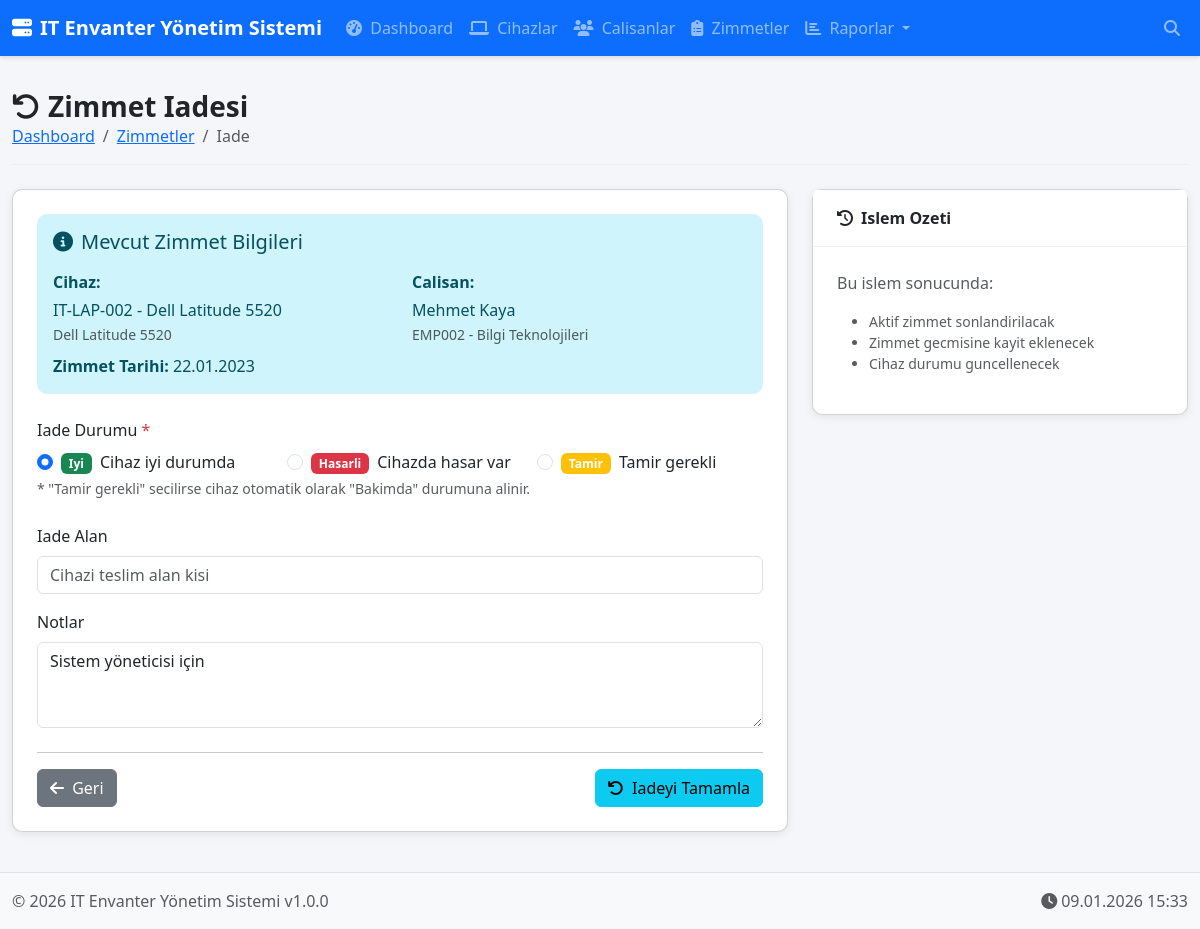
The page /assignment_return.php?device_id=2 on the database its author committed.
### tables this page shows
CREATE TABLE assignments (
    id INT AUTO_INCREMENT PRIMARY KEY,
    device_id INT NOT NULL,
    employee_id INT NOT NULL,
    assigned_date DATE NOT NULL,
    expected_return_date DATE,
    notes TEXT,
    assigned_by VARCHAR(100),
    created_at TIMESTAMP DEFAULT CURRENT_TIMESTAMP,
    FOREIGN KEY (device_id) REFERENCES devices(id) ON DELETE CASCADE,
    FOREIGN KEY (employee_id) REFERENCES employees(id) ON DELETE CASCADE,
    UNIQUE KEY unique_device_assignment (device_id)
);

CREATE TABLE devices (
    id INT AUTO_INCREMENT PRIMARY KEY,
    asset_tag VARCHAR(50) UNIQUE NOT NULL,
    name VARCHAR(100) NOT NULL,
    category_id INT,
    brand VARCHAR(50),
    model VARCHAR(100),
    serial_number VARCHAR(100) UNIQUE,
    purchase_date DATE,
    purchase_price DECIMAL(10,2),
    warranty_end_date DATE,
    status ENUM('available', 'assigned', 'maintenance', 'retired', 'lost') DEFAULT 'available',
    specifications TEXT,
    notes TEXT,
    created_at TIMESTAMP DEFAULT CURRENT_TIMESTAMP,
    updated_at TIMESTAMP DEFAULT CURRENT_TIMESTAMP ON UPDATE CURRENT_TIMESTAMP,
    FOREIGN KEY (category_id) REFERENCES device_categories(id) ON DELETE SET NULL
);

CREATE TABLE employees (
    id INT AUTO_INCREMENT PRIMARY KEY,
    employee_no VARCHAR(20) UNIQUE NOT NULL,
    first_name VARCHAR(50) NOT NULL,
    last_name VARCHAR(50) NOT NULL,
    email VARCHAR(100) UNIQUE NOT NULL,
    phone VARCHAR(20),
    department_id INT,
    position VARCHAR(100),
    hire_date DATE,
    status ENUM('active', 'inactive', 'on_leave') DEFAULT 'active',
    created_at TIMESTAMP DEFAULT CURRENT_TIMESTAMP,
    updated_at TIMESTAMP DEFAULT CURRENT_TIMESTAMP ON UPDATE CURRENT_TIMESTAMP,
    FOREIGN KEY (department_id) REFERENCES departments(id) ON DELETE SET NULL
);

CREATE TABLE departments (
    id INT AUTO_INCREMENT PRIMARY KEY,
    name VARCHAR(100) NOT NULL,
    description TEXT,
    created_at TIMESTAMP DEFAULT CURRENT_TIMESTAMP
);

### includes/Database.php (called while the page is built, shortened)
<?php
class Database {
    private static $instance = null;
    private $connection;
    private function __construct() {
        try {
            $dsn = "mysql:host=" . DB_HOST . ";dbname=" . DB_NAME . ";charset=" . DB_CHARSET;
            $options = [
                PDO::ATTR_ERRMODE => PDO::ERRMODE_EXCEPTION,
                PDO::ATTR_DEFAULT_FETCH_MODE => PDO::FETCH_ASSOC,
                PDO::ATTR_EMULATE_PREPARES => false,
            ];
            $this->connection = new PDO($dsn, DB_USER, DB_PASS, $options);
        } catch (PDOException $e) {
            die("Veritabanı bağlantı hatası: " . $e->getMessage());
        }
    }
    public static function getInstance() {
        if (self::$instance === null) {
            self::$instance = new self();
        }
        return self::$instance;
    }
    public function query($sql, $params = []) {
        $stmt = $this->connection->prepare($sql);
        $stmt->execute($params);
        return $stmt;
    }
    public function fetch($sql, $params = []) {
        return $this->query($sql, $params)->fetch();
    }
}

### assignment_return.php (the view, shortened to what this page needs)
<?php
require_once 'includes/header.php';
$deviceId = $_GET['device_id'] ?? 0;
$assignment = $db->fetch("
    SELECT a.*, d.asset_tag, d.name as device_name, d.brand, d.model,
           CONCAT(e.first_name, ' ', e.last_name) as employee_name, e.employee_no,
           dep.name as department
    FROM assignments a
    JOIN devices d ON a.device_id = d.id
    JOIN employees e ON a.employee_id = e.id
    LEFT JOIN departments dep ON e.department_id = dep.id
    WHERE a.device_id = ?
", [$deviceId]);
?>
<div class="page-header">
    <h1><i class="fas fa-undo me-2"></i>Zimmet Iadesi</h1>
    <nav aria-label="breadcrumb">
        <ol class="breadcrumb">
            <li class="breadcrumb-item"><a href="index.php">Dashboard</a></li>
            <li class="breadcrumb-item"><a href="assignments.php">Zimmetler</a></li>
            <li class="breadcrumb-item active">Iade</li>
        </ol>
    </nav>
</div>
<div class="row">
    <div class="col-lg-8">
        <div class="card content-card">
            <div class="card-body">
                <div class="alert alert-info">
                    <h5><i class="fas fa-info-circle me-2"></i>Mevcut Zimmet Bilgileri</h5>
                    <div class="row mt-3">
                        <div class="col-md-6">
                            <p class="mb-1"><strong>Cihaz:</strong></p>
                            <p class="mb-2">
                                <?= htmlspecialchars($assignment['asset_tag']) ?> - <?= htmlspecialchars($assignment['device_name']) ?><br>
                                <small class="text-muted"><?= htmlspecialchars($assignment['brand'] . ' ' . $assignment['model']) ?></small>
                            </p>
                        </div>
                        <div class="col-md-6">
                            <p class="mb-1"><strong>Calisan:</strong></p>
                            <p class="mb-2">
                                <?= htmlspecialchars($assignment['employee_name']) ?><br>
                                <small class="text-muted"><?= htmlspecialchars($assignment['employee_no']) ?> - <?= htmlspecialchars($assignment['department'] ?? '-') ?></small>
                            </p>
                        </div>
                    </div>
                    <p class="mb-0">
                        <strong>Zimmet Tarihi:</strong> <?= date('d.m.Y', strtotime($assignment['assigned_date'])) ?>
                    </p>
                </div>
                <form method="POST" class="mt-4">
                    <div class="mb-4">
                        <label class="form-label">Iade Durumu <span class="text-danger">*</span></label>
                        <div class="row">
                            <div class="col-md-4">
                                <div class="form-check">
                                    <input class="form-check-input" type="radio" name="return_condition"
                                           id="condGood" value="good" checked>
                                    <label class="form-check-label" for="condGood">
                                        <span class="badge bg-success me-1">Iyi</span>
                                        Cihaz iyi durumda
                                    </label>
                                </div>
                            </div>
                            <div class="col-md-4">
                                <div class="form-check">
                                    <input class="form-check-input" type="radio" name="return_condition"
                                           id="condDamaged" value="damaged">
                                    <label class="form-check-label" for="condDamaged">
                                        <span class="badge bg-danger me-1">Hasarli</span>
                                        Cihazda hasar var
                                    </label>
                                </div>
                            </div>
                            <div class="col-md-4">
                                <div class="form-check">
                                    <input class="form-check-input" type="radio" name="return_condition"
                                           id="condRepair" value="needs_repair">
                                    <label class="form-check-label" for="condRepair">
                                        <span class="badge bg-warning me-1">Tamir</span>
                                        Tamir gerekli
                                    </label>
                                </div>
                            </div>
                        </div>
                        <small class="text-muted">
                            * "Tamir gerekli" secilirse cihaz otomatik olarak "Bakimda" durumuna alinir.
                        </small>
                    </div>
                    <div class="mb-3">
                        <label class="form-label">Iade Alan</label>
                        <input type="text" name="returned_to" class="form-control"
                               placeholder="Cihazi teslim alan kisi">
                    </div>
                    <div class="mb-4">
                        <label class="form-label">Notlar</label>
                        <textarea name="notes" class="form-control" rows="3"
                                  placeholder="Iade ile ilgili notlar..."><?= htmlspecialchars($assignment['notes'] ?? '') ?></textarea>
                    </div>
                    <hr>
                    <div class="d-flex justify-content-between">
                        <a href="assignments.php" class="btn btn-secondary">
                            <i class="fas fa-arrow-left me-1"></i> Geri
                        </a>
                        <button type="submit" class="btn btn-info">
                            <i class="fas fa-undo me-1"></i> Iadeyi Tamamla
                        </button>
                    </div>
                </form>
            </div>
        </div>
    </div>
    <div class="col-lg-4">
        <div class="card content-card">
            <div class="card-header">
                <i class="fas fa-history me-2"></i>Islem Ozeti
            </div>
            <div class="card-body">
                <p class="text-muted">
                    Bu islem sonucunda:
                </p>
                <ul class="text-muted small">
                    <li>Aktif zimmet sonlandirilacak</li>
                    <li>Zimmet gecmisine kayit eklenecek</li>
                    <li>Cihaz durumu guncellenecek</li>
                </ul>
            </div>
        </div>
    </div>
</div>
<?php require_once 'includes/footer.php'; ?>

### assets/css/style.css (style rules this page uses)
:root { --primary-color: #0d6efd; --secondary-color: #6c757d; --success-color: #198754; --warning-color: #ffc107; --danger-color: #dc3545; --info-color: #0dcaf0; --dark-color: #212529; --light-color: #f8f9fa; }
body { font-family: 'Segoe UI', Tahoma, Geneva, Verdana, sans-serif; background-color: #f5f6fa; min-height: 100vh; display: flex; flex-direction: column; }
.content-card { background: white; border-radius: 10px; box-shadow: 0 2px 10px rgba(0,0,0,0.08); margin-bottom: 20px; }
.content-card .card-header { background: white; border-bottom: 1px solid #eee; padding: 1rem 1.5rem; font-weight: 600; }
.content-card .card-body { padding: 1.5rem; }
.page-header { margin-bottom: 1.5rem; padding-bottom: 1rem; border-bottom: 1px solid #eee; }
.page-header h1 { font-size: 1.75rem; font-weight: 600; color: var(--dark-color); margin: 0; }
.page-header .breadcrumb { margin: 0; padding: 0; background: none; }
.form-label { font-weight: 500; color: var(--dark-color); }
.alert { border: none; border-radius: 10px; }

### rows shown on the page
assignments: device.asset_tag "IT-LAP-002", device.name "Dell Latitude 5520", device.model "Dell Latitude 5520", employee.employee_no "EMP002", departments.name "Bilgi Teknolojileri", assigned_date "22.01.2023", notes "Sistem yöneticisi için"

### other values the page prints
APP_NAME "IT Envanter Yönetim Sistemi"
$assignment['employee_name'] "Mehmet Kaya"
APP_VERSION "1.0.0"
